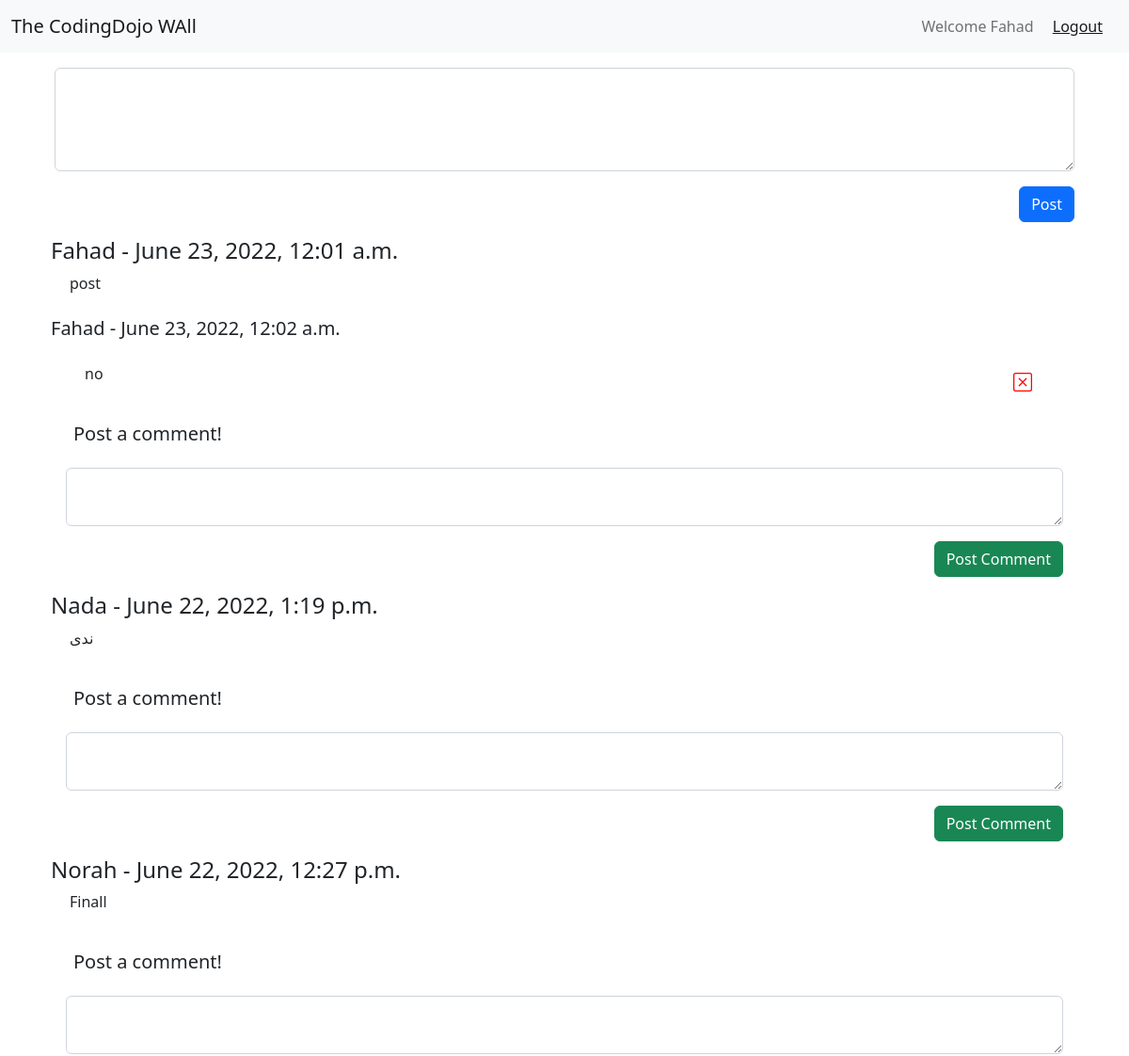
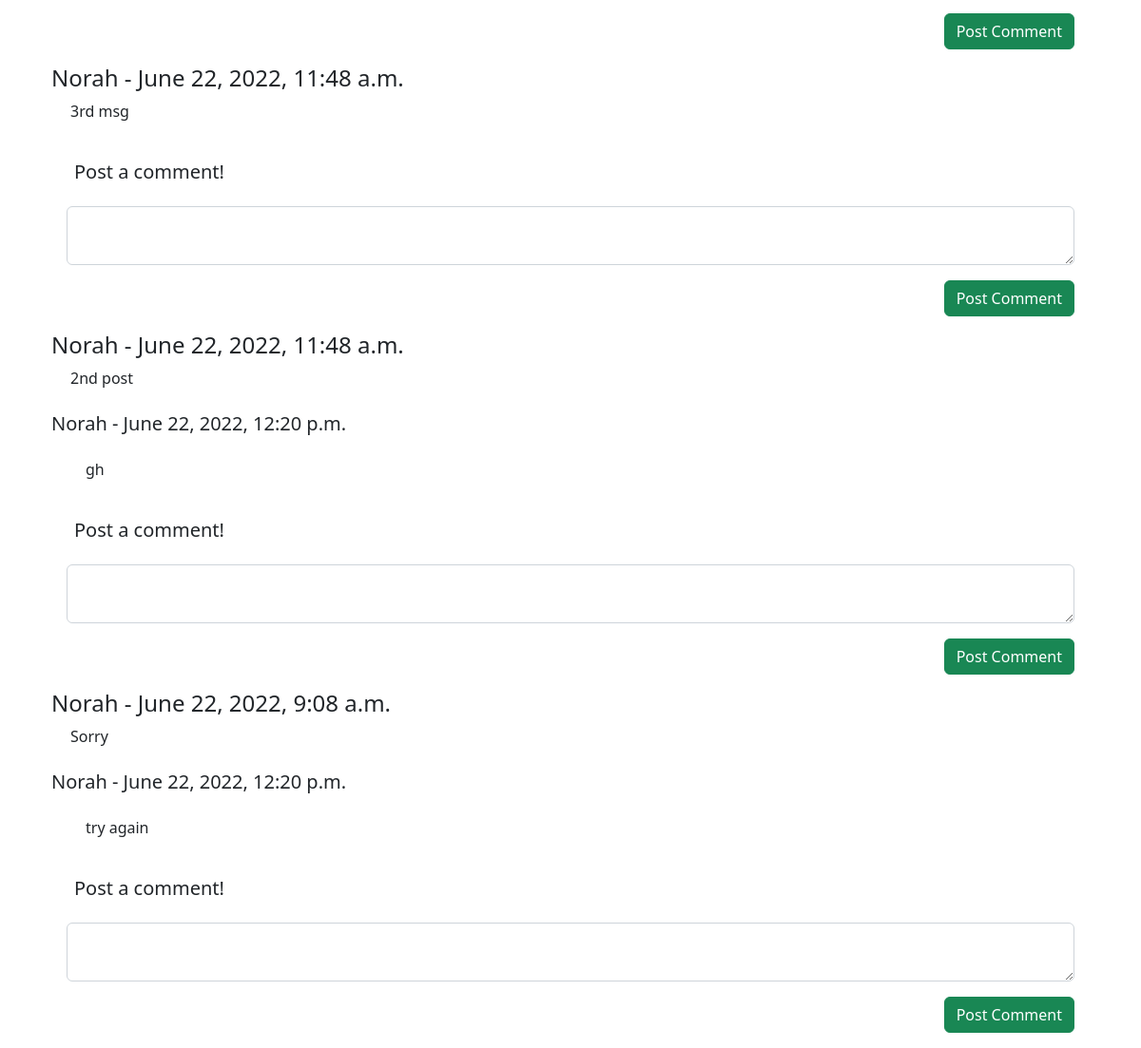
/wall/ (signed in), run on the app's committed database (2 pictures, top to bottom).
### login_register_app/models.py (models this page shows)
class User (models.Model):
    first_name = models.CharField(max_length=50,blank=False,null=False)
    last_name = models.CharField(max_length=50,blank=False,null=False)
    email = models.EmailField(blank=False,null=False)
    password = models.CharField(max_length=50,blank=False,null=False)
    birthday = models.DateField(blank=False,null=False)
    objects = UserManager()

### theWall_app/models.py (models this page shows)
class Message (models.Model):
    message = models.TextField()
    created_at = models.DateTimeField(auto_now_add=True)
    updated_at = models.DateTimeField(auto_now=True)
    user = models.ForeignKey(User,related_name='messages',on_delete=models.CASCADE)

class Comment (models.Model):
    comment = models.TextField()
    created_at = models.DateTimeField(auto_now_add=True)
    updated_at = models.DateTimeField(auto_now=True)
    user = models.ForeignKey(User,related_name='comments',on_delete=models.CASCADE)
    message = models.ForeignKey(Message,related_name='comments',on_delete=models.CASCADE)

### theWall_app/views.py (the view)
# urls.py: path('',views.index),
def index(request):
    if not ('userId' in request.session):
        messages.error(request, "Need to login first", 'alert alert-danger')
        return render(request,'posts.html')
    user = User.objects.filter(id = request.session['userId']).first()
    present = pytz.utc.localize(datetime.utcnow())
    present = present - timedelta(minutes=30)
    currentUser = request.session['userId']
    print('')
    context = {
        'user' : user,
        'posts': Message.objects.all().order_by('-created_at'),
        'present_30':present,
        'currentUser':currentUser,
    }
    return render(request,'posts.html',context)

### theWall_app/templates/posts.html (shortened to what this page needs)
{% extends 'base.html' %}
{% block content %}
<form action="/wall/post" method="post" class="m-3">
    <textarea name="post" cols="30" rows="4" class="form-control"></textarea>
    <div class="text-end mt-3">
        <button type="submit" class="btn btn-primary">Post</button>
    </div>
</form>
{% for msg in posts %}
<div class="container">
    <h4>{{msg.user.first_name}} - {{msg.created_at}}</h4>
    <div class="m-2 row">
        <p class="col">{{msg.message}}</p>
    </div>
    {% for comment in msg.comments.all %}
    <h5>{{comment.user.first_name}} - {{comment.created_at}}</h5>
    <div class="m-4 row">
        <p class="col"> {{comment.comment}}</p>
        {% if comment.user.id == currentUser %}
        <form action="/wall/deleteComment/{{comment.id}}" method="post" class='col text-end'>
            {% load static %}
            <button type="submit" class="btn btn-link"></button>
        </form>
        {% endif %}
    </div>
    {% endfor %}
    <div>
        <h5 class="m-4">Post a comment!</h5>
        <form action="/wall/comment/{{msg.id}}" method="post" class="m-3">
            <textarea name="comment" cols="30" rows="2" class="form-control"></textarea>
            <div class="text-end mt-3">
                <button type="submit" class="btn btn-success">Post Comment</button>
            </div>
        </form>
    </div>
</div>
{% endfor %}
{% endblock %}

### theWall_app/templates/base.html (shortened to what this page needs)
<!DOCTYPE html>
<html lang="en">
<head>
    <link href="https://cdn.jsdelivr.net/npm/bootstrap@5.2.0-beta1/dist/css/bootstrap.min.css" rel="stylesheet">
</head>
<body>
    <nav class="navbar navbar-expand-lg bg-light">
        <div class="container-fluid">
            <a class="navbar-brand" href="#">The CodingDojo WAll</a>
            <div class="navbar-text me-3">
                <span class="me-3">Welcome {{user.first_name}}</span>
                <a href="/logout/{{user.id}}">
                    Logout
                </a>
            </div>
        </div>
    </nav>
    {% if messages %}
    <ul class="messages p-5">
        {% for message in messages %}
        <li {% if message.tags %} class="{{ message.tags }}" {% endif %}>{{ message }}</li>
        {% endfor %}
        <h1 class="text-center"><a href="/"> click here to LOGIN or REGISTER </a></h1>
    </ul>
    {% else %}
    <div class="container">
        {% block content %}
        {% endblock %}
    </div>
    {% endif %}
</body>
</html>

### data on the page
User: first_name "Fahad"
Message: user.first_name "Fahad", created_at "June 23, 2022, 12:01 a.m.", message "post"
Comment: user.first_name "Fahad", created_at "June 23, 2022, 12:02 a.m.", comment "no"
Message: user.first_name "Nada", created_at "June 22, 2022, 1:19 p.m.", message "ندى"
Message: user.first_name "Norah", created_at "June 22, 2022, 12:27 p.m.", message "Finall"
Message: user.first_name "Norah", created_at "June 22, 2022, 11:48 a.m.", message "3rd msg"
Message: user.first_name "Norah", created_at "June 22, 2022, 11:48 a.m.", message "2nd post"
Comment: user.first_name "Norah", created_at "June 22, 2022, 12:20 p.m.", comment "gh"
Message: user.first_name "Norah", created_at "June 22, 2022, 9:08 a.m.", message "Sorry"
Comment: user.first_name "Norah", created_at "June 22, 2022, 12:20 p.m.", comment "try again"
